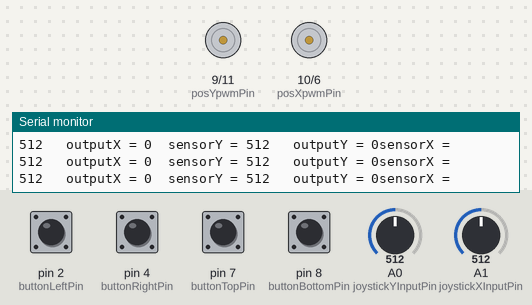
Bench run of a sketch on a simulated Arduino Uno, built with avr-gcc and run on an emulated ATmega328P. Shown: motor-driver pin pairs drawn as motors (green arrow = first pin HIGH = forward, orange = second pin HIGH = backward, longer = more drive), the last lines printed to the serial monitor. Inputs (shaded band) come from the test bench; at power-on: pin 2 (buttonLeftPin), pin 4 (buttonRightPin), pin 7 (buttonTopPin), pin 8 (buttonBottomPin) HIGH, A0 (joystickYInputPin) = 512, A1 (joystickXInputPin) = 512.

Above: at 1.2 s.
1.3 s: A0 (joystickYInputPin) set to 110
2.8 s: A0 (joystickYInputPin) set to 94
5.8 s: pin 8 (buttonBottomPin) pulled LOW for 0.15 s
At 5.91 s:
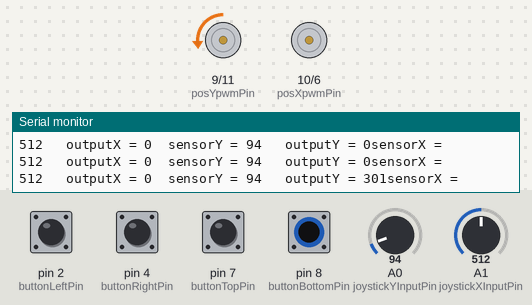
7.5 s: A1 (joystickXInputPin) set to 104
10.5 s: A1 (joystickXInputPin) set to 94
13.5 s: pin 4 (buttonRightPin) pulled LOW for 0.15 s
At 13.61 s:
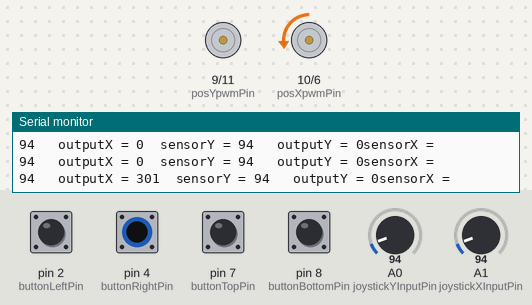
Timing chart, 0 to 16.1 s (numbered marks = the images above; inputs shaded):
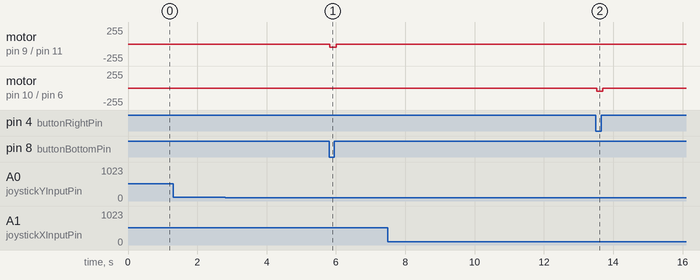

Measured:
- after the input at 5.8 s, motor on pin 9 (posYpwmPin) / pin 11 (negYpwmPin): stopped → backward 45/255 at once, → stopped 0.17 s later
- after the input at 13.5 s, motor on pin 10 (posXpwmPin) / pin 6 (negXpwmPin): stopped → backward 45/255 at once, → stopped 0.17 s later

The sketch:

Arduino_Code_ohne_Erkl_rungen.ino
```cpp
//Arduino Pins
const int joystickXInputPin = A1;
const int joystickYInputPin = A0;

const int posXpwmPin = 10;
const int negXpwmPin = 6;
const int posYpwmPin = 9;
const int negYpwmPin = 11;

const int buttonLeftPin = 2;
const int buttonRightPin = 4;
const int buttonTopPin = 7;
const int buttonBottomPin = 8;

//Joystick callibration
int joystickXMaxValue = 955;
int joystickXMinValue = 210;
int joystickXCenterValue = 511;
int joystickXCenterTollerance = 20;

int joystickYMaxValue = 890;
int joystickYMinValue = 155;
int joystickYCenterValue = 512;
int joystickYCenterTollerance = 20;


int sensorValueX = 0;
int sensorValueY = 0;

int outputValueX = 0;
int outputValueY = 0;

int buttonLeftState = 0;
int buttonRightState = 0;
int buttonTopState = 0;
int buttonBottomState = 0;

void setup() {
    Serial.begin(9600);

    pinMode(buttonLeftPin, INPUT);
    pinMode(buttonRightPin, INPUT);
    pinMode(buttonTopPin, INPUT);
    pinMode(buttonBottomPin, INPUT);
}

void loop() {
    buttonLeftState = digitalRead(buttonLeftPin);
    buttonRightState = digitalRead(buttonRightPin);
    buttonTopState = digitalRead(buttonTopPin);
    buttonBottomState = digitalRead(buttonBottomPin);

    //X-movement
    sensorValueX = analogRead(joystickXInputPin);

    if (sensorValueX > (joystickXCenterValue + joystickXCenterTollerance) && buttonLeftState == LOW) {
        outputValueX = map(sensorValueX, joystickXCenterValue + joystickXCenterTollerance, joystickXMaxValue, 0, 255);
        analogWrite(negXpwmPin, 0);
        analogWrite(posXpwmPin, outputValueX);
    }
    else if (sensorValueX < (joystickXCenterValue - joystickXCenterTollerance) && buttonRightState == LOW) {
        outputValueX = map(sensorValueX, joystickXCenterValue - joystickXCenterTollerance, joystickYMinValue, 0, 255);
        analogWrite(posXpwmPin, 0);
        analogWrite(negXpwmPin, outputValueX);
    }
    else{
        outputValueX = 0;
        analogWrite(posXpwmPin, outputValueX);
        analogWrite(negXpwmPin, outputValueX);
    }

    //Y-movement
    sensorValueY = analogRead(joystickYInputPin);

    if (sensorValueY > (joystickYCenterValue + joystickYCenterTollerance) && buttonTopState == LOW) {
        outputValueY = map(sensorValueY, joystickYCenterValue + joystickYCenterTollerance, joystickYMaxValue, 0, 255);
        analogWrite(negYpwmPin, 0);
        analogWrite(posYpwmPin, outputValueY);
    }
    else if (sensorValueY < (joystickYCenterValue - joystickYCenterTollerance) && buttonBottomState == LOW) {
        outputValueY = map(sensorValueY, joystickYCenterValue - joystickYCenterTollerance, joystickYMinValue, 0, 255);
        analogWrite(posYpwmPin, 0);
        analogWrite(negYpwmPin, outputValueY);
    }
    else{
        outputValueY = 0;
        analogWrite(posYpwmPin, outputValueY);
        analogWrite(negYpwmPin, outputValueY);
    }

    Serial.println("sensorX = ");
    Serial.print(sensorValueX);
    Serial.print("\t outputX = ");
    Serial.print(outputValueX);

    Serial.print("\tsensorY = ");
    Serial.print(sensorValueY);
    Serial.print("\t outputY = ");
    Serial.print(outputValueY);

    delay(1);
}
```
